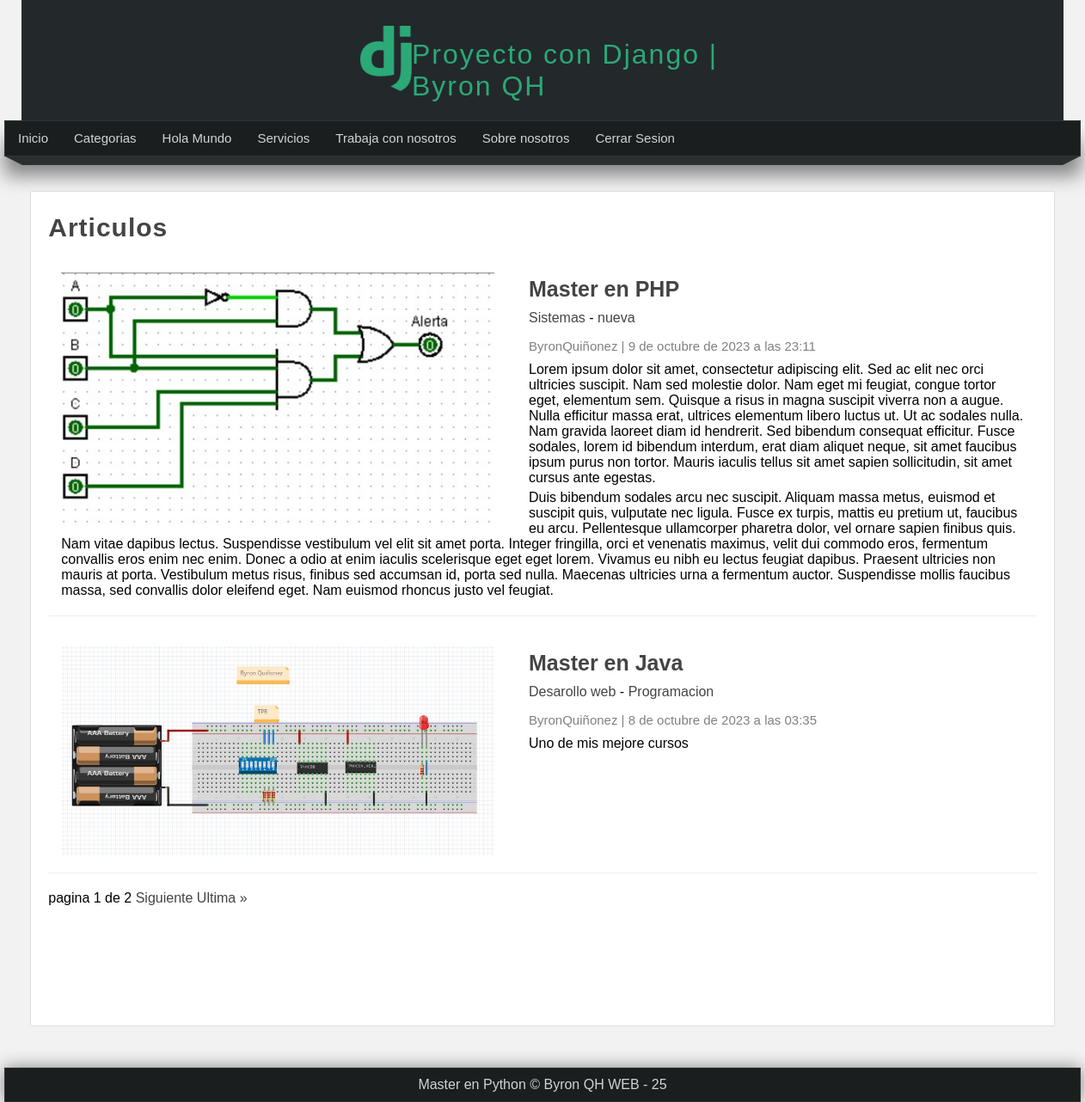
The app's page /articulos/ (signed in) with its own data.
### pages/models.py (models this page shows, shortened)
class Page(models.Model):
    title = models.CharField(
        max_length=50,  # Establece el límite máximo de caracteres
        verbose_name="Título"  # Etiqueta legible para la interfaz administrativa
    )
    content = RichTextField(  # Utiliza RichTextField de CKEditor para contenido enriquecido
        verbose_name="Contenido"  # Etiqueta legible para la interfaz administrativa
    )
    slug = models.CharField(
        unique=True,  # Asegura que cada slug sea único
        max_length=150,  # Establece el límite máximo de caracteres
        verbose_name="URL amigable"  # Etiqueta legible para la interfaz administrativa
    )
    order = models.IntegerField(
        default=0,verbose_name="Orden"
    )
    visible = models.BooleanField(
        verbose_name="Visible"  # Etiqueta legible para la interfaz administrativa
    )
    created_at = models.DateTimeField(
        auto_now_add=True,  # Se establece automáticamente en la fecha y hora actual al crear
        verbose_name="Creado el"  # Etiqueta legible para la interfaz administrativa
    )
    updated_at = models.DateTimeField(
        auto_now=True,  # Se actualiza automáticamente en la fecha y hora actual al guardar
        verbose_name="Actualizado el"  # Etiqueta legible para la interfaz administrativa
    )
    class Meta:
        verbose_name = "Página"
        verbose_name_plural = "Páginas"

### blog/models.py (models this page shows, shortened)
class Article(models.Model):
    title = models.CharField(max_length=150, verbose_name='Titulo')
    content = RichTextField(verbose_name='Contenido')
    image = models.ImageField(default='null',verbose_name='Imagen', upload_to="articles")
    public = models.BooleanField(verbose_name='Publicado?')
    user = models.ForeignKey(User,editable=False, verbose_name='Usuario',on_delete=models.CASCADE)
    categories = models.ManyToManyField(Category,verbose_name='Categorias',blank=True, related_name="articles")
    created_at = models.DateTimeField(auto_now_add=True,verbose_name='Creado el')
    updated_at = models.DateTimeField(auto_now_add=True,verbose_name='Editado el')
    class Meta:
        verbose_name = 'Articulo'
        verbose_name = 'Articulo'
        ordering = ['-created_at']

class Category(models.Model):
    name = models.CharField(max_length=100, verbose_name='Nombre')
    description = models.CharField(max_length=255,verbose_name='Descripcion')
    created_at = models.DateTimeField(auto_now_add=True,verbose_name='Creado el')
    class Meta:
        verbose_name = 'Categoria'
        verbose_name = 'Categoria'

### blog/views.py (the view)
# urls.py: path('articulos/', views.list,name='list_articles'),
@login_required(login_url="login")
def list(request):
    articles = Article.objects.all()
    paginator = Paginator(articles, 2)
    page = request.GET.get('page')
    page_articles = paginator.get_page(page)
    return render(request, 'articles/list.html',{
        'title':'Articulos',
        'articles':page_articles
    })

### blog/processor.py (called while the page is built)
def get_categories(request):
    categories_in_use = Article.objects.filter(public=True).values_list('categories',flat = True)
    Categories = Category.objects.filter(id__in=categories_in_use).values_list('id', 'name')
    return {
        'categories': Categories,
        'ids' : categories_in_use
    }

### pages/context_processors.py (called while the page is built)
def get_pages(request):
    pages = Page.objects.filter(visible=True).order_by('order').values_list('id', 'title', 'slug')
    return {
        'pages': pages
    }

### blog/templates/articles/list.html (shortened to what this page needs)
{% extends "layouts/layout.html" %}
{%block content%}
    <h1 class="title">{{title}}</h1>
    {% include 'articles/articles.html'%}
    {% include 'articles/pagination.html'%}
{%endblock%}

### mainapp/templates/layouts/layout.html (shortened to what this page needs)
{%load static%}
<!DOCTYPE html>
<html lang="es"
    <head>
        {% load static %}
        <link rel="stylesheet" type="text/css" href="{%static 'css/styles.css'%}">
    </head>
    <body>
        <header>
            <div id="logotipo">
                <img src="{%static 'images/logo.png'%}"/>
                <h1>Proyecto con Django | Byron QH</h1>
            </div>
        </header>
        <nav>
            <ul>
                <li>
                    <a href={% url 'index' %}>Inicio</a>
                </li>
                {% if user.email %}
                    <li>
                        <a href={% url 'list_articles' %}>Categorias</a>
                    </li>
                    {%for page in pages%}
                    <li>
                        <a href="{%url 'page' page.2%}">{{page.1}}</a>
                    </li>
                        {% endfor %}
                    <li>
                    <li>
                        <a href={% url 'logout' %}>Cerrar Sesion</a>
                    </li>
            {% endif %}
            </ul>
        </nav>
        <div class="barra">
            <span class="esquina-izquierda"></span>
            <span class="relleno-barra"></span>
            <span class="esquina-derecha"></span>
        </div>
        <div id="content">
            <div class="box">
                {%block content%}{%endblock%}
            </div>
        </div>
        <footer>
            Master en Python &copy; Byron QH WEB - {% now "d"%}
        </footer>
    </body>
</html>

### blog/templates/articles/articles.html (shortened to what this page needs)
{% for article in articles %}
<article class="article-item">
    {% if article.image != 'null' and article.image.url %}
        <div class="image">
            <img src="{{article.image.url}}"/>
        </div>
    {% endif %}
        <div class="data">
        <h2>
            <a href="{% url 'article' article.id%}">{{article.title}}</a>
        </h2>
        <p>
            {%for category in article.categories.all%}
            <a href="{% url 'category' category.id%}">{{category.name}}</a>
            {% if forloop.counter < article.categories.all|length %}
            {{'-'}}
            {%endif%}
            {%endfor%}
        </p>
        <span class="date">
            {{article.user.first_name}}{{article.user.last_name}}
            |
            {{article.created_at}}</span>
        <p>
                {{article.content|safe}}
            </p>
        </div>
    </article>
{% endfor %}

### mainapp/static/css/styles.css (style rules this page uses)
* { margin: 0px; padding: 0px; font-family: sans-serif,Arial, Helvetica; text-decoration: none; }
.box p,.box h2,.box h3,.box ul { margin-top: 5px; margin-bottom: 5px; }
body { background-color: #f2f2f2; }
header { width: 1212px; height: 140px; background-color: #23282b; margin:auto; }
#logotipo { width: 35%; height: 130px; margin: 0 auto; padding-top: 10px; }
#logotipo img { display: block; width: 60px; float: left; margin-top: 20px; }
#logotipo h1 { display: block; margin-top: 35px; margin-left: 25px; letter-spacing: 2px; font-weight: lighter; color: #2ba977; }
nav { width: 1250px; height: 40px; margin: 0 auto; background-color: #1b1e1f; border: 1px solid #333333; box-shadow: 0px 22px 22px gray; font-size: 15px; }
nav > ul { list-style: none; text-decoration: none; }
nav > ul >li { line-height: 40px; float: left; }
nav > ul > li > a { display: block; padding-left: 15px; padding-right: 15px; color: #d1d4d6; }
.barra { width: 1250px; margin: 0 auto; }
.esquina-izquierda { display: block; border-left: 20px solid transparent; border-top: 10px solid #2b2f30; float: left; }
.esquina-derecha { display: block; border-right: 20px solid transparent; border-top: 10px solid #2b2f30; float: right; }
.relleno-barra { display: block; width: 1210px; height: 10px; background: #2b2f30; float:left; }
#content { width: 1210px; min-height: 990px; margin: 0 auto; margin-bottom: 30px; margin-top: 40px; }
.box { background:white; width:95%; min-height:930px; padding: 20px; border: 1px solid #ddd; border-radius: 2px; margin: 0 auto; }
.box a { transition: all 100ms; color: #444; }
.box .image { width: 45%; float: left; margin-right: 40px; }
.box .image img { width: 100%; }
.title { color: #444; letter-spacing: 1px; font-size: 30px; margin-bottom: 10px; margin-top: 5px; }
footer { width: 1250px; background-color: #1b1e1f; border: 1px solid #333; color: #d1d4d6; text-align: center; margin: 0 auto; padding-top: 10px; padding-bottom: 10px; box-shadow: 0px 0px 20px gray; }
.article-item { margin-bottom: 20px; margin-top: 20px; padding: 15px; border-bottom: 1px solid #eee; clear: both; }
.article-item h2 { display: block; font-size: 25px; color: #333; margin-bottom: 10px; }
.article-item span.date { display: block; font-size: 15px; color: gray; margin-bottom: 10px; }
.date { display: block; margin-bottom: 15px; margin-top: 15px; color: gray; }

### records on screen
Page: title "Hola Mundo"
Page: title "Servicios"
Page: title "Trabaja con nosotros"
Page: title "Sobre nosotros"
Article: image (picture), title "Master en PHP", user.first_name "Byron", user.last_name "Quiñonez", created_at "9 de octubre de 2023 a las 23:11", content "Lorem ipsum dolor sit amet, consectetur adipiscing elit. Sed ac elit nec orci ultricies suscipit. Nam sed molestie dolor. Nam eget mi feugiat, congue tortor eget, elementum sem. Quisque a risus in magna suscipit viverra non a augue. Nulla efficitur massa erat, ultrices elementum libero luctus ut. Ut ac sodales nulla. Nam gravida laoreet diam id hendrerit. Sed bibendum consequat efficitur. Fusce sodales, lorem id bibendum interdum, erat diam aliquet neque, sit amet faucibus ipsum purus non tortor. Mauris iaculis tellus sit amet sapien sollicitudin, sit amet cursus ante egestas. Duis bibendum sodales arcu nec suscipit. Aliquam massa metus, euismod et suscipit quis, vulputate nec ligula. Fusce…"
Category: name "Sistemas", value "-"
Category: name "nueva"
Article: image (picture), title "Master en Java", user.first_name "Byron", user.last_name "Quiñonez", created_at "8 de octubre de 2023 a las 03:35", content "Uno de mis mejore cursos"
Category: name "Desarollo web", value "-"
Category: name "Programacion"

### other values on screen
{{ title }} "Articulos"
{{ articles.number }} "1"
{{ articles.paginator.num_pages }} "2"
